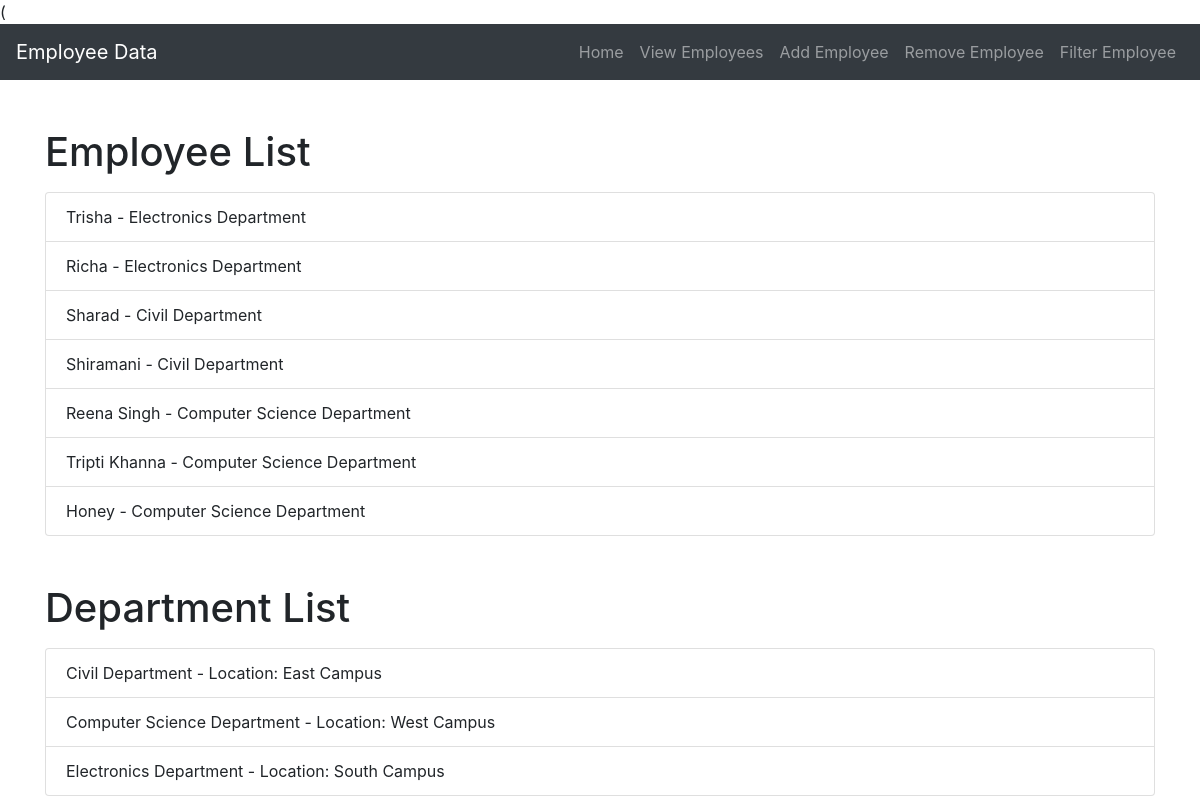
The page /display_data/ on the database its author committed.
### emp_app/models.py (models this page shows, shortened)
class Employee(models.Model):
    name = models.CharField(max_length=100) #to store  name
    dob = models.DateField() #to store dates
    gender = models.CharField(max_length=10, choices=[('M', 'Male'), ('F', 'Female'), ('O', 'Other')])
    address = models.TextField()
    department = models.ForeignKey(Department, on_delete=models.CASCADE)

class Department(models.Model):
    name = models.CharField(max_length=100) #to store name
    location = models.CharField(max_length=100)
    total_headcount = models.IntegerField()

### emp_app/views.py (the view)
# urls.py: path('display_data/', views.display_data, name='display_data'),
def display_data(request):
    employees = Employee.objects.all()
    departments = Department.objects.all()
    context = {
        'employees': employees,
        'departments': departments
    }
    return render(request, 'display_data.html', context)

### emp_app/templates/display_data.html (shortened to what this page needs)
(<!DOCTYPE html>
<html lang="en">
<head>
    <link rel="stylesheet" href="https://stackpath.bootstrapcdn.com/bootstrap/4.5.2/css/bootstrap.min.css">
</head>
<body>
    <nav class="navbar navbar-expand-lg navbar-dark bg-dark">
        <a class="navbar-brand" href="{% url 'index' %}">Employee Data</a>
        <div class="collapse navbar-collapse" id="navbarNav">
            <ul class="navbar-nav ml-auto">
                <li class="nav-item">
                    <a class="nav-link" href="{% url 'index' %}">Home</a>
                </li>
                <li class="nav-item">
                    <a class="nav-link" href="{% url 'display_data' %}">View Employees</a>
                </li>
                <li class="nav-item">
                    <a class="nav-link" href="{% url 'add_employee' %}">Add Employee</a>
                </li>
                <li class="nav-item">
                    <a class="nav-link" href="{% url 'remove_employee' %}">Remove Employee</a>
                </li>
                <li class="nav-item">
                    <a class="nav-link" href="{% url 'filter_employee' %}">Filter Employee</a>
                </li>
            </ul>
        </div>
    </nav>
    <div class="container mt-5">
        <h1>Employee List</h1>
        <ul class="list-group mt-3">
            {% for employee in employees %}
                <li class="list-group-item">{{ employee.name }} - {{ employee.department.name }}</li>
            {% empty %}
                <li class="list-group-item">No employees found.</li>
            {% endfor %}
        </ul>
        <h1 class="mt-5">Department List</h1>
        <ul class="list-group mt-3">
            {% for department in departments %}
                <li class="list-group-item">{{ department.name }} - Location: {{ department.location }}</li>
            {% empty %}
                <li class="list-group-item">No departments found.</li>
            {% endfor %}
        </ul>
    </div>
</body>
</html>

### rows shown on the page
Employee: name "Trisha", department.name "Electronics Department"
Employee: name "Richa", department.name "Electronics Department"
Employee: name "Sharad", department.name "Civil Department"
Employee: name "Shiramani", department.name "Civil Department"
Employee: name "Reena Singh", department.name "Computer Science Department"
Employee: name "Tripti Khanna", department.name "Computer Science Department"
Employee: name "Honey", department.name "Computer Science Department"
Department: name "Civil Department", location "East Campus"
Department: name "Computer Science Department", location "West Campus"
Department: name "Electronics Department", location "South Campus"
